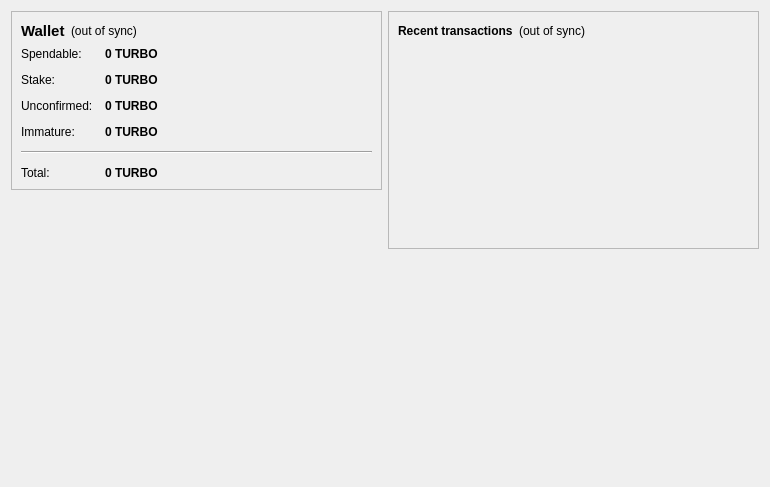
<?xml version="1.0" encoding="UTF-8"?>
<ui version="4.0">
 <class>OverviewPage</class>
 <widget class="QWidget" name="OverviewPage">
  <property name="geometry">
   <rect>
    <x>0</x>
    <y>0</y>
    <width>770</width>
    <height>487</height>
   </rect>
  </property>
  <property name="windowTitle">
   <string>Form</string>
  </property>
  <layout class="QHBoxLayout" name="horizontalLayout" stretch="1,1">
   <item>
    <layout class="QVBoxLayout" name="verticalLayout_2">
     <item>
      <widget class="QFrame" name="frame">
       <property name="frameShape">
        <enum>QFrame::StyledPanel</enum>
       </property>
       <property name="frameShadow">
        <enum>QFrame::Raised</enum>
       </property>
       <layout class="QVBoxLayout" name="verticalLayout_4">
        <item>
         <layout class="QHBoxLayout" name="horizontalLayout_4">
          <item>
           <widget class="QLabel" name="label_5">
            <property name="font">
             <font>
              <pointsize>11</pointsize>
              <weight>75</weight>
              <bold>true</bold>
             </font>
            </property>
            <property name="text">
             <string>Wallet</string>
            </property>
           </widget>
          </item>
          <item>
           <widget class="QLabel" name="labelWalletStatus">
            <property name="toolTip">
             <string>The displayed information may be out of date. Your wallet automatically synchronizes with the TurboCoin network after a connection is established, but this process has not completed yet.</string>
            </property>
            <property name="styleSheet">
             <string notr="true"/>
            </property>
            <property name="text">
             <string notr="true">(out of sync)</string>
            </property>
            <property name="alignment">
             <set>Qt::AlignLeading|Qt::AlignLeft|Qt::AlignVCenter</set>
            </property>
           </widget>
          </item>
          <item>
           <spacer name="horizontalSpacer_2">
            <property name="orientation">
             <enum>Qt::Horizontal</enum>
            </property>
            <property name="sizeHint" stdset="0">
             <size>
              <width>40</width>
              <height>20</height>
             </size>
            </property>
           </spacer>
          </item>
         </layout>
        </item>
        <item>
         <layout class="QFormLayout" name="formLayout_2">
          <property name="fieldGrowthPolicy">
           <enum>QFormLayout::AllNonFixedFieldsGrow</enum>
          </property>
          <property name="horizontalSpacing">
           <number>12</number>
          </property>
          <property name="verticalSpacing">
           <number>12</number>
          </property>
          <item row="0" column="0">
           <widget class="QLabel" name="label">
            <property name="text">
             <string>Spendable:</string>
            </property>
           </widget>
          </item>
          <item row="0" column="1">
           <widget class="QLabel" name="labelBalance">
            <property name="font">
             <font>
              <weight>75</weight>
              <bold>true</bold>
             </font>
            </property>
            <property name="cursor">
             <cursorShape>IBeamCursor</cursorShape>
            </property>
            <property name="toolTip">
             <string>Your current spendable balance</string>
            </property>
            <property name="text">
             <string notr="true">0 TURBO</string>
            </property>
            <property name="textInteractionFlags">
             <set>Qt::LinksAccessibleByMouse|Qt::TextSelectableByKeyboard|Qt::TextSelectableByMouse</set>
            </property>
           </widget>
          </item>
          <item row="1" column="0">
           <widget class="QLabel" name="label_6">
            <property name="text">
             <string>Stake:</string>
            </property>
           </widget>
          </item>
          <item row="1" column="1">
           <widget class="QLabel" name="labelStake">
            <property name="font">
             <font>
              <weight>75</weight>
              <bold>true</bold>
             </font>
            </property>
            <property name="cursor">
             <cursorShape>IBeamCursor</cursorShape>
            </property>
            <property name="toolTip">
             <string>Total of coins that was staked, and do not yet count toward the current balance</string>
            </property>
            <property name="text">
             <string notr="true">0 TURBO</string>
            </property>
            <property name="textInteractionFlags">
             <set>Qt::LinksAccessibleByMouse|Qt::TextSelectableByKeyboard|Qt::TextSelectableByMouse</set>
            </property>
           </widget>
          </item>
          <item row="2" column="0">
           <widget class="QLabel" name="label_3">
            <property name="text">
             <string>Unconfirmed:</string>
            </property>
           </widget>
          </item>
          <item row="2" column="1">
           <widget class="QLabel" name="labelUnconfirmed">
            <property name="font">
             <font>
              <weight>75</weight>
              <bold>true</bold>
             </font>
            </property>
            <property name="cursor">
             <cursorShape>IBeamCursor</cursorShape>
            </property>
            <property name="toolTip">
             <string>Total of transactions that have yet to be confirmed, and do not yet count toward the current balance</string>
            </property>
            <property name="text">
             <string notr="true">0 TURBO</string>
            </property>
            <property name="textInteractionFlags">
             <set>Qt::LinksAccessibleByMouse|Qt::TextSelectableByKeyboard|Qt::TextSelectableByMouse</set>
            </property>
           </widget>
          </item>
          <item row="3" column="0">
           <widget class="QLabel" name="labelImmatureText">
            <property name="text">
             <string>Immature:</string>
            </property>
           </widget>
          </item>
          <item row="3" column="1">
           <widget class="QLabel" name="labelImmature">
            <property name="font">
             <font>
              <weight>75</weight>
              <bold>true</bold>
             </font>
            </property>
            <property name="toolTip">
             <string>Mined balance that has not yet matured</string>
            </property>
            <property name="text">
             <string notr="true">0 TURBO</string>
            </property>
            <property name="textInteractionFlags">
             <set>Qt::LinksAccessibleByMouse|Qt::TextSelectableByKeyboard|Qt::TextSelectableByMouse</set>
            </property>
           </widget>
          </item>
          <item row="4" column="0" colspan="2">
           <widget class="Line" name="line">
            <property name="orientation">
             <enum>Qt::Horizontal</enum>
            </property>
           </widget>
          </item>
          <item row="5" column="0">
           <widget class="QLabel" name="labelTotalText">
            <property name="text">
             <string>Total:</string>
            </property>
           </widget>
          </item>
          <item row="5" column="1">
           <widget class="QLabel" name="labelTotal">
            <property name="font">
             <font>
              <weight>75</weight>
              <bold>true</bold>
             </font>
            </property>
            <property name="cursor">
             <cursorShape>IBeamCursor</cursorShape>
            </property>
            <property name="toolTip">
             <string>Your current total balance</string>
            </property>
            <property name="text">
             <string notr="true">0 TURBO</string>
            </property>
            <property name="textInteractionFlags">
             <set>Qt::LinksAccessibleByMouse|Qt::TextSelectableByKeyboard|Qt::TextSelectableByMouse</set>
            </property>
           </widget>
          </item>
         </layout>
        </item>
       </layout>
      </widget>
     </item>
     <item>
      <spacer name="verticalSpacer">
       <property name="orientation">
        <enum>Qt::Vertical</enum>
       </property>
       <property name="sizeHint" stdset="0">
        <size>
         <width>20</width>
         <height>40</height>
        </size>
       </property>
      </spacer>
     </item>
     <item>
      <widget class="QLabel" name="label_2">
       <property name="autoFillBackground">
        <bool>false</bool>
       </property>
       <property name="text">
        <string/>
       </property>
       <property name="pixmap">
        <pixmap resource="../bitcoin.qrc">:/icons/mastbg</pixmap>
       </property>
       <property name="scaledContents">
        <bool>false</bool>
       </property>
       <property name="alignment">
        <set>Qt::AlignCenter</set>
       </property>
       <property name="wordWrap">
        <bool>false</bool>
       </property>
       <property name="margin">
        <number>0</number>
       </property>
      </widget>
     </item>
    </layout>
   </item>
   <item>
    <layout class="QVBoxLayout" name="verticalLayout_3">
     <item>
      <widget class="QFrame" name="frame_2">
       <property name="frameShape">
        <enum>QFrame::StyledPanel</enum>
       </property>
       <property name="frameShadow">
        <enum>QFrame::Raised</enum>
       </property>
       <layout class="QVBoxLayout" name="verticalLayout">
        <item>
         <layout class="QHBoxLayout" name="horizontalLayout_2">
          <item>
           <widget class="QLabel" name="label_4">
            <property name="text">
             <string>&lt;b&gt;Recent transactions&lt;/b&gt;</string>
            </property>
           </widget>
          </item>
          <item>
           <widget class="QLabel" name="labelTransactionsStatus">
            <property name="toolTip">
             <string>The displayed information may be out of date. Your wallet automatically synchronizes with the TurboCoin network after a connection is established, but this process has not completed yet.</string>
            </property>
            <property name="styleSheet">
             <string notr="true"/>
            </property>
            <property name="text">
             <string notr="true">(out of sync)</string>
            </property>
            <property name="alignment">
             <set>Qt::AlignRight|Qt::AlignTrailing|Qt::AlignVCenter</set>
            </property>
           </widget>
          </item>
          <item>
           <spacer name="horizontalSpacer">
            <property name="orientation">
             <enum>Qt::Horizontal</enum>
            </property>
            <property name="sizeHint" stdset="0">
             <size>
              <width>40</width>
              <height>20</height>
             </size>
            </property>
           </spacer>
          </item>
         </layout>
        </item>
        <item>
         <widget class="QListView" name="listTransactions">
          <property name="styleSheet">
           <string notr="true">QListView { background: transparent; }</string>
          </property>
          <property name="frameShape">
           <enum>QFrame::NoFrame</enum>
          </property>
          <property name="verticalScrollBarPolicy">
           <enum>Qt::ScrollBarAlwaysOff</enum>
          </property>
          <property name="horizontalScrollBarPolicy">
           <enum>Qt::ScrollBarAlwaysOff</enum>
          </property>
          <property name="selectionMode">
           <enum>QAbstractItemView::NoSelection</enum>
          </property>
         </widget>
        </item>
       </layout>
      </widget>
     </item>
     <item>
      <spacer name="verticalSpacer_2">
       <property name="orientation">
        <enum>Qt::Vertical</enum>
       </property>
       <property name="sizeHint" stdset="0">
        <size>
         <width>20</width>
         <height>40</height>
        </size>
       </property>
      </spacer>
     </item>
    </layout>
   </item>
  </layout>
 </widget>
 <resources>
  <include location="../bitcoin.qrc"/>
 </resources>
 <connections/>
</ui>
